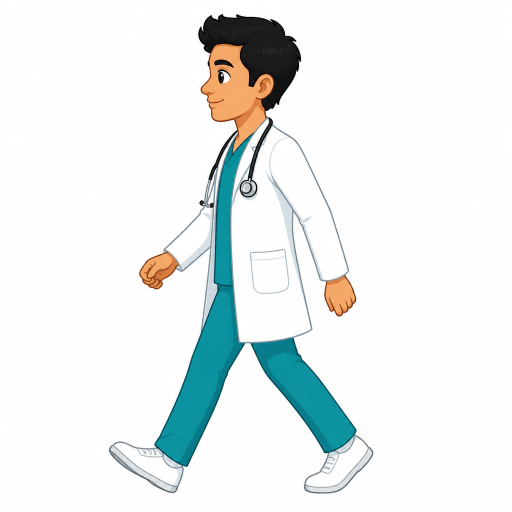
#> input picture posters/AAC-series/video/assets/doctor-walk-a.png, 1024 x 1024 px (shown at 1/2 size); its folder holds 7 pictures in this run
$ python render_lipsync_walk.py
#> lines starting #> are read from the running program, lines starting #| are printed output that depends on the picture
#!/usr/bin/env python3
"""AAC.1.a explainer with walking doctor + amplitude lip-sync."""

from __future__ import annotations

import math
import wave
from pathlib import Path

import numpy as np
from PIL import Image, ImageDraw, ImageFont

ROOT = Path(__file__).resolve().parent
ASSETS = ROOT / "assets"
FRAMES = Path("/tmp/aac1a_lip_frames")
FRAMES.mkdir(parents=True, exist_ok=True)

W, H = 1080, 1350
FPS = 24  # slightly lower for render speed
DUR = 40.0  # matches VO roughly
N = int(DUR * FPS)

FONT_BOLD = "/usr/share/fonts/truetype/dejavu/DejaVuSans-Bold.ttf"
FONT_REG = "/usr/share/fonts/truetype/dejavu/DejaVuSans.ttf"
NAVY = (13, 31, 51)
RED = (198, 40, 40)
WHITE = (255, 255, 255)
TEAL = (21, 101, 192)
GREEN = (46, 125, 50)
GOLD = (240, 208, 112)
LIGHT = (245, 248, 251)
MUTED = (58, 88, 112)


def font(path, size):
    return ImageFont.truetype(path, size)


# [14 lines left out: function wrap, not called in this run]


def knock_white(im: Image.Image) -> Image.Image:
    im = im.convert("RGBA")
    px = im.load()
    w, h = im.size
    for y in range(h):
        for x in range(w):
            r, g, b, a = px[x, y]
            if r > 242 and g > 242 and b > 242:
                px[x, y] = (r, g, b, 0)
    return im


def load_doc(name, size):
    im = knock_white(Image.open(ASSETS / name))
    return im.resize((size, size), Image.Resampling.LANCZOS)


def load_rms(wav_path: str, n_frames: int, fps: int) -> np.ndarray:
    with wave.open(wav_path, "rb") as wf:
        sr = wf.getframerate()
        n = wf.getnframes()
        data = np.frombuffer(wf.readframes(n), dtype=np.int16).astype(np.float32)
    # frame windows
    samples_per = max(1, int(sr / fps))
    rms = []
    for i in range(n_frames):
        a = i * samples_per
        b = min(len(data), a + samples_per)
        chunk = data[a:b]
        if len(chunk) == 0:
            rms.append(0.0)
        else:
            rms.append(float(np.sqrt(np.mean(chunk * chunk))))
    rms = np.array(rms)
    if rms.max() > 0:
        rms = rms / rms.max()
    # smooth
    k = 3
    pad = np.pad(rms, (k, k), mode="edge")
    rms = np.convolve(pad, np.ones(2 * k + 1) / (2 * k + 1), mode="valid")
    return rms[:n_frames]


# [120 lines left out: functions base_bg, draw_footer, draw_speech_bubble, scene_content, not called in this run]


def main():
    print("Loading sprites…")
    walk_a = load_doc("doctor-walk-a.png", 460)
#> in load_doc, `return im.resize((size, size), Image.Resampling.LANCZOS)`:
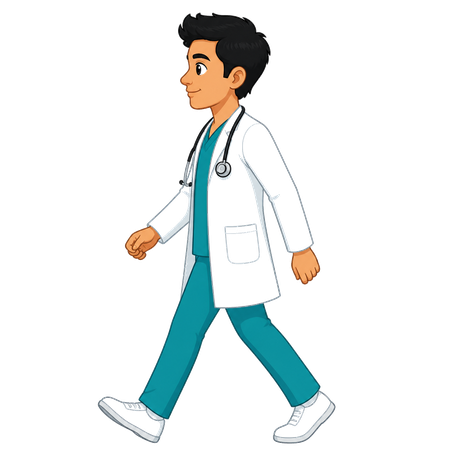
#> returned value: PIL image 460x460 RGBA; mean R, G, B, A 16.4, 21.6, 21.2, 30.8; transparent parts drawn white
    walk_b = load_doc("doctor-walk-b.png", 460)
#> call 2 of load_doc, with name = 'doctor-walk-b.png', size = 460
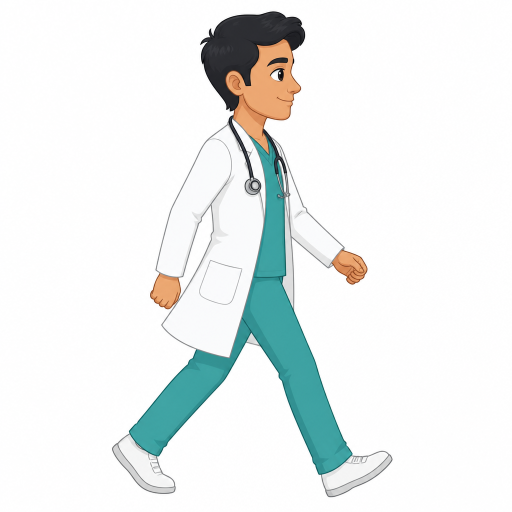
#> input picture posters/AAC-series/video/assets/doctor-walk-b.png, 1024 x 1024 px (shown at 1/2 size)
#> in load_doc (call 2), `return im.resize((size, size), Image.Resampling.LANCZOS)`:
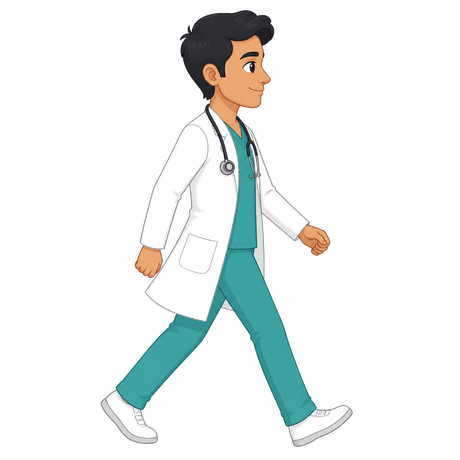
#> returned value: PIL image 460x460 RGBA; mean R, G, B, A 19.7, 24.2, 23.2, 32.7; transparent parts drawn white
    talk_c = load_doc("doctor-talk-closed.png", 480)
#> call 3 of load_doc, with name = 'doctor-talk-closed.png', size = 480
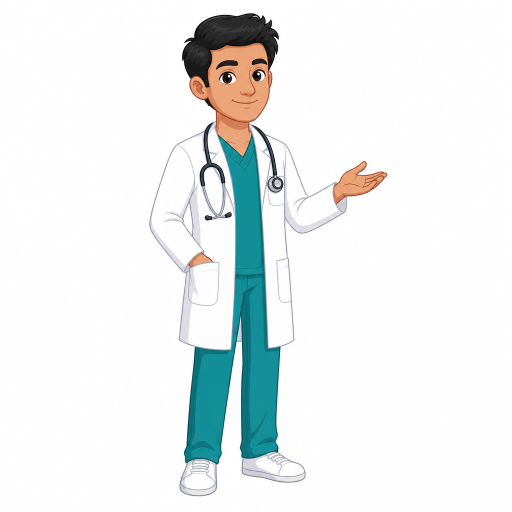
#> input picture posters/AAC-series/video/assets/doctor-talk-closed.png, 1024 x 1024 px (shown at 1/2 size)
#> in load_doc (call 3), `return im.resize((size, size), Image.Resampling.LANCZOS)`:
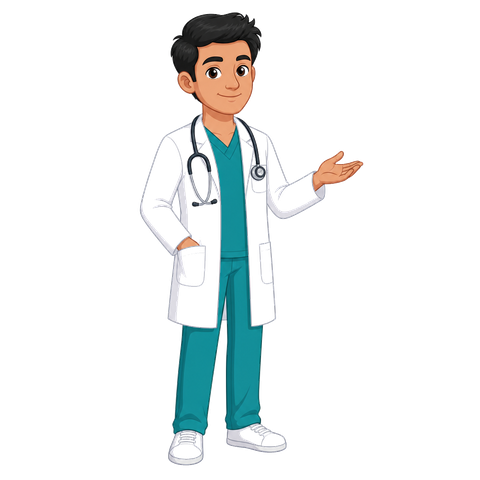
#> returned value: PIL image 480x480 RGBA; mean R, G, B, A 17.9, 22.4, 22.4, 30.7; transparent parts drawn white
    talk_o = load_doc("doctor-talk-open.png", 480)
#> call 4 of load_doc, with name = 'doctor-talk-open.png', size = 480
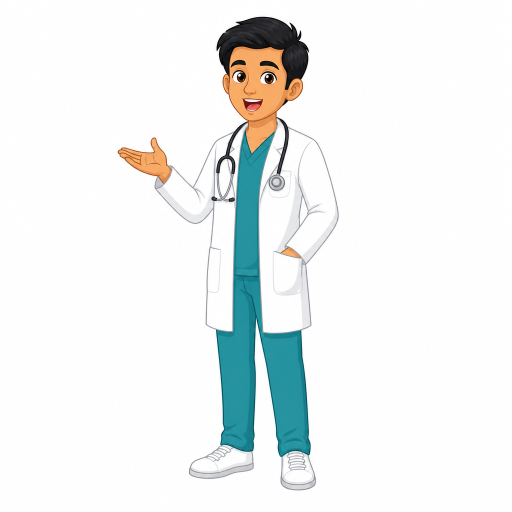
#> input picture posters/AAC-series/video/assets/doctor-talk-open.png, 1024 x 1024 px (shown at 1/2 size)
#> in load_doc (call 4), `return im.resize((size, size), Image.Resampling.LANCZOS)`:
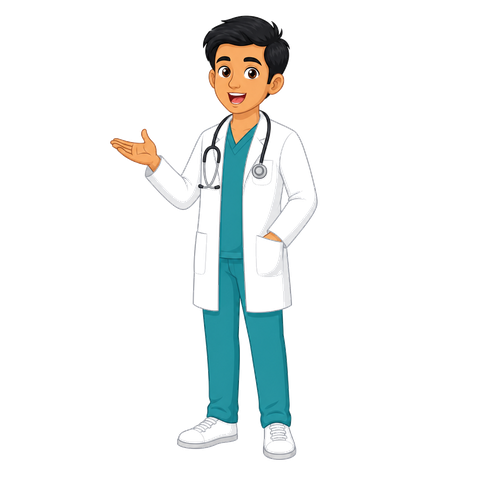
#> returned value: PIL image 480x480 RGBA; mean R, G, B, A 18.2, 21.9, 21.4, 28.7; transparent parts drawn white

    print("Analyzing audio for lip-sync…")
    rms = load_rms("/tmp/vo.wav", N, FPS)
    # mouth open threshold
    thr = max(0.12, float(np.percentile(rms, 45)))

    print(f"Rendering {N} frames @ {FPS}fps…")
    for i in range(N):
        t = i / FPS
        img, d = base_bg()
        scene_content(t, d, img)
        draw_footer(d)
        frame = img.convert("RGBA")

        draw = ImageDraw.Draw(frame)

        if t < 5.5:
            # Walking in from left → settle
            progress = min(1.0, t / 4.5)
            ease = 1 - (1 - progress) ** 2
            x = int(-220 + ease * 740)  # ends near x=520
            y = 720
            bob = int(abs(math.sin(t * math.pi * 6)) * 10)
            sprite = walk_a if (i // 4) % 2 == 0 else walk_b
            frame.paste(sprite, (x, y + bob), sprite)
            if t > 1.0:
                bubble = "Coming to explain AAC.1.a!" if t < 3.2 else "Let's make services match need!"
                draw_speech_bubble(draw, bubble, x + 230, y + bob + 80)
        else:
            # Talking doctor on right with lip-sync
            x, y = 600, 690
            bob = int(4 * math.sin(t * 3))
            open_mouth = bool(rms[i] > thr)
            # hold mouth open briefly for readability
            if i > 0 and rms[i - 1] > thr:
                open_mouth = open_mouth or rms[i] > thr * 0.65
            sprite = talk_o if open_mouth else talk_c
            if open_mouth:
                s = 500
                sp = sprite.resize((s, s), Image.Resampling.LANCZOS)
                frame.paste(sp, (x - 10, y + bob - 10), sp)
            else:
                frame.paste(sprite, (x, y + bob), sprite)

            bubble = None
            if 5.5 <= t < 12.5:
                bubble = "Services must match community need!"
            elif 12.5 <= t < 22:
                bubble = "Three must-do checks!"
            elif 22 <= t < 30:
                bubble = "Watch these common gaps…"
            elif 30 <= t < 36:
                bubble = "Start with one service list!"
            elif 36 <= t < 39:
                bubble = "You've got this — let's go!"
            if bubble:
                draw_speech_bubble(draw, bubble, x + 160, y + bob + 90)

        frame.convert("RGB").save(FRAMES / f"f{i:05d}.png")
        if i % 48 == 0:
            print(f"  {i}/{N} ({100*i/N:.0f}%)")

    print("DONE frames", N)


if __name__ == "__main__":
#> (the run stopped early here; a loop or call above may not have finished)
